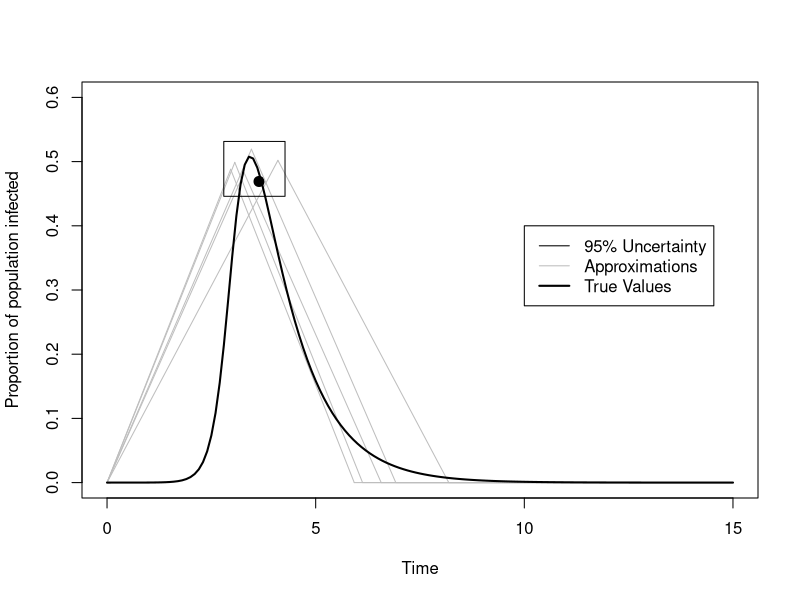

This chart was generated by the following R code:
# generate an approximation of the SIR infectious curve for
# beta=5.5, gamma=1

# from the emulators, get estimate and uncertainty intervals for
# time and max infections

yest = 0.469036 # estimate of max infections
yci = c(0.4459551, 0.5314377) # 95% confidence interval for max infections

xest = exp(1.292612) # estimate of time of max
xci = exp(c(1.028836,1.450535)) # 95% confidence interval for time

# make a graph with the box formed by the uncertainty intervals
# and the point with the estimates as coordinates

plot(xest,yest,pch=20,cex=2,xlim=c(0,15),ylim=c(0,0.6), xlab="Time",
     ylab="Proportion of population infected")


# then draw a straight line from (0,0) to a random point in that box
# and symmetrically decline after this peak, then just be 0 when it
# reaches y=0

x = runif(5, xci[1], xci[2])
y = runif(5, yci[1], yci[2])

for (i in 1:length(x)) {
  lines(c(0,x[i]), c(0,y[i]), col="grey")
  lines(c(x[i],2*x[i]), c(y[i],0), col="grey")
  lines(c(2*x[i],15), c(0,0), col="grey")
}

# repeat a few times to get a few different approximations

# plot the true infectious curve from SIR to see how close it is

library(deSolve)

sir = function(time, state, parameters) {
  
  with(as.list(c(state, parameters)), {
    
    dS = -beta * S * I
    dI =  beta * S * I - gamma * I
    dR =                 gamma * I
    
    return(list(c(dS, dI, dR)))
  })
}

init = c(S=1-1e-6, I=1e-6, R=0.0)
parameters = c(beta=5.5, gamma=1)
times = seq(0, 15, by=0.1)
out = ode(y=init, times=times, func=sir, parms=parameters)
out = as.data.frame(out)
out$time = NULL
lines(times,out$I, lwd=2)

rect(xci[1],yci[1],xci[2],yci[2])

legend(10,0.4, c("95% Uncertainty","Approximations", "True Values"),
       lty=1, lwd=c(1,1,2), col=c(1,"grey", 1))
